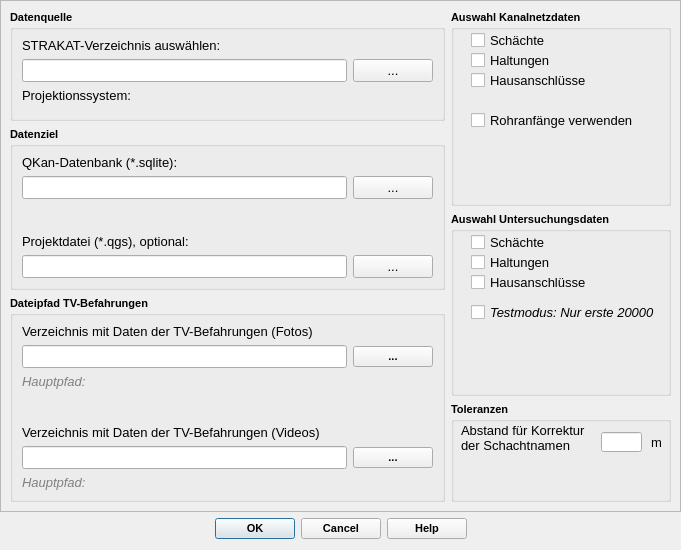
<?xml version="1.0" encoding="UTF-8"?>
<ui version="4.0">
 <class>ImportFromSTRAKATDialogBase</class>
 <widget class="QDialog" name="ImportFromSTRAKATDialogBase">
  <property name="geometry">
   <rect>
    <x>0</x>
    <y>0</y>
    <width>681</width>
    <height>550</height>
   </rect>
  </property>
  <property name="minimumSize">
   <size>
    <width>250</width>
    <height>150</height>
   </size>
  </property>
  <property name="maximumSize">
   <size>
    <width>16777215</width>
    <height>550</height>
   </size>
  </property>
  <property name="font">
   <font>
    <family>Tahoma</family>
   </font>
  </property>
  <property name="windowTitle">
   <string>QKan Import from STRAKAT</string>
  </property>
  <property name="windowIcon">
   <iconset>
    <normaloff>../../QKan.png</normaloff>../../QKan.png</iconset>
  </property>
  <layout class="QVBoxLayout" name="verticalLayout_4">
   <property name="leftMargin">
    <number>0</number>
   </property>
   <property name="topMargin">
    <number>0</number>
   </property>
   <property name="rightMargin">
    <number>0</number>
   </property>
   <item>
    <widget class="QScrollArea" name="scrollArea">
     <property name="widgetResizable">
      <bool>true</bool>
     </property>
     <widget class="QWidget" name="scrollAreaWidgetContents">
      <property name="geometry">
       <rect>
        <x>0</x>
        <y>0</y>
        <width>679</width>
        <height>510</height>
       </rect>
      </property>
      <layout class="QGridLayout" name="gridLayout">
       <item row="0" column="1" rowspan="2">
        <widget class="QGroupBox" name="gb_action">
         <property name="minimumSize">
          <size>
           <width>220</width>
           <height>0</height>
          </size>
         </property>
         <property name="maximumSize">
          <size>
           <width>220</width>
           <height>16777215</height>
          </size>
         </property>
         <property name="font">
          <font>
           <family>Tahoma</family>
           <pointsize>8</pointsize>
           <weight>75</weight>
           <bold>true</bold>
          </font>
         </property>
         <property name="toolTip">
          <string comment="Pfad der Zieldatenbank"/>
         </property>
         <property name="title">
          <string>Auswahl Kanalnetzdaten</string>
         </property>
         <property name="flat">
          <bool>false</bool>
         </property>
         <property name="checkable">
          <bool>false</bool>
         </property>
         <widget class="QCheckBox" name="cb_haltungen">
          <property name="geometry">
           <rect>
            <x>20</x>
            <y>40</y>
            <width>131</width>
            <height>20</height>
           </rect>
          </property>
          <property name="font">
           <font>
            <family>Tahoma</family>
            <pointsize>10</pointsize>
            <weight>50</weight>
            <bold>false</bold>
           </font>
          </property>
          <property name="toolTip">
           <string>&lt;html&gt;&lt;head/&gt;&lt;body&gt;&lt;p&gt;Haltungsdaten importieren&lt;/p&gt;&lt;/body&gt;&lt;/html&gt;</string>
          </property>
          <property name="statusTip">
           <string>Haltungsdaten importieren</string>
          </property>
          <property name="whatsThis">
           <string>Haltungsdaten importieren</string>
          </property>
          <property name="accessibleDescription">
           <string>Haltungsdaten importieren</string>
          </property>
          <property name="text">
           <string>Haltungen</string>
          </property>
         </widget>
         <widget class="QCheckBox" name="cb_schaechte">
          <property name="geometry">
           <rect>
            <x>20</x>
            <y>20</y>
            <width>131</width>
            <height>20</height>
           </rect>
          </property>
          <property name="font">
           <font>
            <family>Tahoma</family>
            <pointsize>10</pointsize>
            <weight>50</weight>
            <bold>false</bold>
           </font>
          </property>
          <property name="toolTip">
           <string>&lt;html&gt;&lt;head/&gt;&lt;body&gt;&lt;p&gt;Schachtdaten importieren&lt;/p&gt;&lt;/body&gt;&lt;/html&gt;</string>
          </property>
          <property name="statusTip">
           <string>Schachtdaten importieren</string>
          </property>
          <property name="whatsThis">
           <string>Schachtdaten importieren</string>
          </property>
          <property name="accessibleDescription">
           <string>Schachtdaten importieren</string>
          </property>
          <property name="text">
           <string>Schächte</string>
          </property>
         </widget>
         <widget class="QCheckBox" name="cb_hausanschluesse">
          <property name="geometry">
           <rect>
            <x>20</x>
            <y>60</y>
            <width>131</width>
            <height>20</height>
           </rect>
          </property>
          <property name="font">
           <font>
            <family>Tahoma</family>
            <pointsize>10</pointsize>
            <weight>50</weight>
            <bold>false</bold>
           </font>
          </property>
          <property name="toolTip">
           <string>&lt;html&gt;&lt;head/&gt;&lt;body&gt;&lt;p&gt;Hausanschlussleitungsdaten importieren&lt;/p&gt;&lt;/body&gt;&lt;/html&gt;</string>
          </property>
          <property name="statusTip">
           <string>Hausanschlussleitungsdaten importieren</string>
          </property>
          <property name="whatsThis">
           <string>Hausanschlussleitungsdaten importieren</string>
          </property>
          <property name="accessibleDescription">
           <string>Hausanschlussleitungsdaten importieren</string>
          </property>
          <property name="text">
           <string>Hausanschlüsse</string>
          </property>
         </widget>
         <widget class="QCheckBox" name="cb_rohranfang">
          <property name="geometry">
           <rect>
            <x>20</x>
            <y>100</y>
            <width>201</width>
            <height>20</height>
           </rect>
          </property>
          <property name="font">
           <font>
            <family>Tahoma</family>
            <pointsize>10</pointsize>
            <weight>50</weight>
            <bold>false</bold>
           </font>
          </property>
          <property name="toolTip">
           <string>&lt;html&gt;&lt;head/&gt;&lt;body&gt;&lt;p&gt;Haltungskoordinaten aus Rohranfängen statt aus Gerinneanfängen übernehmen&lt;/p&gt;&lt;/body&gt;&lt;/html&gt;</string>
          </property>
          <property name="statusTip">
           <string>Haltungskoordinaten aus Rohranfängen statt aus Gerinneanfängen übernehmen</string>
          </property>
          <property name="whatsThis">
           <string>Haltungskoordinaten aus Rohranfängen statt aus Gerinneanfängen übernehmen</string>
          </property>
          <property name="accessibleDescription">
           <string>Haltungskoordinaten aus Rohranfängen statt aus Gerinneanfängen übernehmen</string>
          </property>
          <property name="text">
           <string>Rohranfänge verwenden</string>
          </property>
         </widget>
        </widget>
       </item>
       <item row="4" column="1">
        <widget class="QGroupBox" name="groupBox_2">
         <property name="minimumSize">
          <size>
           <width>220</width>
           <height>0</height>
          </size>
         </property>
         <property name="maximumSize">
          <size>
           <width>220</width>
           <height>16777215</height>
          </size>
         </property>
         <property name="font">
          <font>
           <family>Tahoma</family>
           <pointsize>8</pointsize>
           <weight>75</weight>
           <bold>true</bold>
          </font>
         </property>
         <property name="toolTip">
          <string>&lt;html&gt;&lt;head/&gt;&lt;body&gt;&lt;p&gt;Maximalabstand, bis zu dem Schächte als identisch erkannt werden&lt;/p&gt;&lt;/body&gt;&lt;/html&gt;</string>
         </property>
         <property name="statusTip">
          <string>Maximalabstand, bis zu dem Schächte als identisch erkannt werden</string>
         </property>
         <property name="title">
          <string>Toleranzen</string>
         </property>
         <widget class="QLineEdit" name="tf_maxdist">
          <property name="geometry">
           <rect>
            <x>150</x>
            <y>30</y>
            <width>41</width>
            <height>20</height>
           </rect>
          </property>
          <property name="font">
           <font>
            <family>Tahoma</family>
            <pointsize>10</pointsize>
            <weight>50</weight>
            <bold>false</bold>
           </font>
          </property>
          <property name="toolTip">
           <string>&lt;html&gt;&lt;head/&gt;&lt;body&gt;&lt;p&gt;Maximalabstand, bis zu dem Schächte als identisch erkannt werden&lt;/p&gt;&lt;/body&gt;&lt;/html&gt;</string>
          </property>
          <property name="statusTip">
           <string>Maximalabstand, bis zu dem Schächte als identisch erkannt werden</string>
          </property>
         </widget>
         <widget class="QLabel" name="label_7">
          <property name="geometry">
           <rect>
            <x>10</x>
            <y>20</y>
            <width>151</width>
            <height>31</height>
           </rect>
          </property>
          <property name="font">
           <font>
            <family>Tahoma</family>
            <pointsize>10</pointsize>
            <weight>50</weight>
            <bold>false</bold>
           </font>
          </property>
          <property name="toolTip">
           <string/>
          </property>
          <property name="statusTip">
           <string>Maximalabstand, bis zu dem Schächte als identisch erkannt werden</string>
          </property>
          <property name="text">
           <string>Abstand für Korrektur 
der Schachtnamen</string>
          </property>
          <property name="alignment">
           <set>Qt::AlignLeading|Qt::AlignLeft|Qt::AlignVCenter</set>
          </property>
         </widget>
         <widget class="QLabel" name="label_8">
          <property name="geometry">
           <rect>
            <x>200</x>
            <y>30</y>
            <width>21</width>
            <height>21</height>
           </rect>
          </property>
          <property name="font">
           <font>
            <family>Tahoma</family>
            <pointsize>10</pointsize>
            <weight>50</weight>
            <bold>false</bold>
           </font>
          </property>
          <property name="text">
           <string>m</string>
          </property>
          <property name="alignment">
           <set>Qt::AlignLeading|Qt::AlignLeft|Qt::AlignVCenter</set>
          </property>
         </widget>
        </widget>
       </item>
       <item row="2" column="1" rowspan="2">
        <widget class="QGroupBox" name="gb_action_2">
         <property name="minimumSize">
          <size>
           <width>220</width>
           <height>0</height>
          </size>
         </property>
         <property name="maximumSize">
          <size>
           <width>220</width>
           <height>16777215</height>
          </size>
         </property>
         <property name="font">
          <font>
           <family>Tahoma</family>
           <pointsize>8</pointsize>
           <weight>75</weight>
           <bold>true</bold>
          </font>
         </property>
         <property name="toolTip">
          <string comment="Pfad der Zieldatenbank"/>
         </property>
         <property name="title">
          <string>Auswahl Untersuchungsdaten</string>
         </property>
         <property name="flat">
          <bool>false</bool>
         </property>
         <property name="checkable">
          <bool>false</bool>
         </property>
         <widget class="QCheckBox" name="cb_haltungsschaeden">
          <property name="geometry">
           <rect>
            <x>20</x>
            <y>40</y>
            <width>151</width>
            <height>20</height>
           </rect>
          </property>
          <property name="font">
           <font>
            <family>Tahoma</family>
            <pointsize>10</pointsize>
            <weight>50</weight>
            <bold>false</bold>
           </font>
          </property>
          <property name="toolTip">
           <string>&lt;html&gt;&lt;head/&gt;&lt;body&gt;&lt;p&gt;Untersuchungsdaten zu Haltungen importieren&lt;/p&gt;&lt;/body&gt;&lt;/html&gt;</string>
          </property>
          <property name="statusTip">
           <string>Untersuchungsdaten zu Haltungen importieren</string>
          </property>
          <property name="whatsThis">
           <string>Untersuchungsdaten zu Haltungen importieren</string>
          </property>
          <property name="accessibleDescription">
           <string>Untersuchungsdaten zu Haltungen importieren</string>
          </property>
          <property name="text">
           <string>Haltungen</string>
          </property>
         </widget>
         <widget class="QCheckBox" name="cb_schachtschaeden">
          <property name="geometry">
           <rect>
            <x>20</x>
            <y>20</y>
            <width>151</width>
            <height>20</height>
           </rect>
          </property>
          <property name="font">
           <font>
            <family>Tahoma</family>
            <pointsize>10</pointsize>
            <weight>50</weight>
            <bold>false</bold>
           </font>
          </property>
          <property name="toolTip">
           <string>&lt;html&gt;&lt;head/&gt;&lt;body&gt;&lt;p&gt;Untersuchungsdaten zu Schächten importieren&lt;/p&gt;&lt;/body&gt;&lt;/html&gt;</string>
          </property>
          <property name="statusTip">
           <string>Untersuchungsdaten zu Schächten importieren</string>
          </property>
          <property name="whatsThis">
           <string>Untersuchungsdaten zu Schächten importieren</string>
          </property>
          <property name="accessibleName">
           <string/>
          </property>
          <property name="accessibleDescription">
           <string>Untersuchungsdaten zu Schächten importieren</string>
          </property>
          <property name="text">
           <string>Schächte</string>
          </property>
         </widget>
         <widget class="QCheckBox" name="cb_testmodus">
          <property name="geometry">
           <rect>
            <x>20</x>
            <y>90</y>
            <width>201</width>
            <height>20</height>
           </rect>
          </property>
          <property name="font">
           <font>
            <family>Tahoma</family>
            <pointsize>10</pointsize>
            <weight>50</weight>
            <italic>true</italic>
            <bold>false</bold>
           </font>
          </property>
          <property name="toolTip">
           <string>&lt;html&gt;&lt;head/&gt;&lt;body&gt;&lt;p&gt;Testmodus aktivieren: Import der Untersuchungsdaten auf 20000 Elemente beschränken&lt;/p&gt;&lt;/body&gt;&lt;/html&gt;</string>
          </property>
          <property name="statusTip">
           <string>Testmodus: Nur 20000 Untersuchungsdatensätze</string>
          </property>
          <property name="whatsThis">
           <string>Testmodus: Nur 20000 Untersuchungsdatensätze</string>
          </property>
          <property name="accessibleDescription">
           <string>Testmodus: Nur 20000 Untersuchungsdatensätze</string>
          </property>
          <property name="text">
           <string>Testmodus: Nur erste 20000</string>
          </property>
         </widget>
         <widget class="QCheckBox" name="cb_hausanschlussschaeden">
          <property name="geometry">
           <rect>
            <x>20</x>
            <y>60</y>
            <width>151</width>
            <height>20</height>
           </rect>
          </property>
          <property name="font">
           <font>
            <family>Tahoma</family>
            <pointsize>10</pointsize>
            <weight>50</weight>
            <bold>false</bold>
           </font>
          </property>
          <property name="toolTip">
           <string>&lt;html&gt;&lt;head/&gt;&lt;body&gt;&lt;p&gt;Untersuchungsdaten zu Hausanschlüssen importieren&lt;/p&gt;&lt;/body&gt;&lt;/html&gt;</string>
          </property>
          <property name="statusTip">
           <string>Untersuchungsdaten zu Hausanschlüssen importieren</string>
          </property>
          <property name="whatsThis">
           <string>Untersuchungsdaten zu Hausanschlüssen importieren</string>
          </property>
          <property name="accessibleDescription">
           <string>Untersuchungsdaten zu Hausanschlüssen importieren</string>
          </property>
          <property name="text">
           <string>Hausanschlüsse</string>
          </property>
         </widget>
        </widget>
       </item>
       <item row="0" column="0">
        <widget class="QGroupBox" name="gb_db_he">
         <property name="font">
          <font>
           <family>Tahoma</family>
           <pointsize>8</pointsize>
           <weight>75</weight>
           <bold>true</bold>
          </font>
         </property>
         <property name="toolTip">
          <string comment="Pfade der Import- und Exportdatenbank"/>
         </property>
         <property name="title">
          <string>Datenquelle</string>
         </property>
         <property name="flat">
          <bool>false</bool>
         </property>
         <property name="checkable">
          <bool>false</bool>
         </property>
         <layout class="QVBoxLayout" name="verticalLayout">
          <item>
           <widget class="QLabel" name="label_2">
            <property name="font">
             <font>
              <family>Tahoma</family>
              <pointsize>10</pointsize>
              <weight>50</weight>
              <bold>false</bold>
             </font>
            </property>
            <property name="toolTip">
             <string>&lt;html&gt;&lt;head/&gt;&lt;body&gt;&lt;p&gt;Pfad zur Haltungstabelle. Die weiteren STRAKAT-Tabellen müssen im gleichen Verzeichnis liegen&lt;/p&gt;&lt;/body&gt;&lt;/html&gt;</string>
            </property>
            <property name="statusTip">
             <string>Pfad zur Haltungstabelle. Die weiteren STRAKAT-Tabellen müssen im gleichen Verzeichnis liegen</string>
            </property>
            <property name="accessibleName">
             <string>Pfad zur Haltungstabelle. Die weiteren STRAKAT-Tabellen müssen im gleichen Verzeichnis liegen</string>
            </property>
            <property name="accessibleDescription">
             <string>Pfad zur Haltungstabelle. Die weiteren STRAKAT-Tabellen müssen im gleichen Verzeichnis liegen</string>
            </property>
            <property name="text">
             <string>STRAKAT-Verzeichnis auswählen:</string>
            </property>
            <property name="alignment">
             <set>Qt::AlignLeading|Qt::AlignLeft|Qt::AlignVCenter</set>
            </property>
           </widget>
          </item>
          <item>
           <layout class="QHBoxLayout" name="horizontalLayout">
            <item>
             <widget class="QLineEdit" name="tf_import">
              <property name="font">
               <font>
                <family>Tahoma</family>
                <pointsize>10</pointsize>
                <weight>50</weight>
                <bold>false</bold>
               </font>
              </property>
              <property name="toolTip">
               <string>&lt;html&gt;&lt;head/&gt;&lt;body&gt;&lt;p&gt;Quelldatenbank mit Kanaldaten aus HYSTEM-EXTRAN&lt;/p&gt;&lt;/body&gt;&lt;/html&gt;</string>
              </property>
              <property name="statusTip">
               <string>Quelldatenbank mit Kanaldaten aus HYSTEM-EXTRAN</string>
              </property>
              <property name="alignment">
               <set>Qt::AlignRight|Qt::AlignTrailing|Qt::AlignVCenter</set>
              </property>
             </widget>
            </item>
            <item>
             <widget class="QPushButton" name="pb_import">
              <property name="font">
               <font>
                <family>Tahoma</family>
                <pointsize>10</pointsize>
                <weight>50</weight>
                <bold>false</bold>
               </font>
              </property>
              <property name="toolTip">
               <string>&lt;html&gt;&lt;head/&gt;&lt;body&gt;&lt;p&gt;STRAKAT-Datei &amp;quot;kanal.rwtopen&amp;quot; auswählen&lt;/p&gt;&lt;/body&gt;&lt;/html&gt;</string>
              </property>
              <property name="text">
               <string>...</string>
              </property>
             </widget>
            </item>
           </layout>
          </item>
          <item>
           <widget class="QLabel" name="label_5">
            <property name="font">
             <font>
              <family>Tahoma</family>
              <pointsize>10</pointsize>
              <weight>50</weight>
              <bold>false</bold>
             </font>
            </property>
            <property name="text">
             <string>Projektionssystem:</string>
            </property>
            <property name="alignment">
             <set>Qt::AlignLeading|Qt::AlignLeft|Qt::AlignVCenter</set>
            </property>
           </widget>
          </item>
          <item>
           <widget class="QgsProjectionSelectionWidget" name="pw_epsg">
            <property name="font">
             <font>
              <family>Tahoma</family>
              <pointsize>8</pointsize>
              <weight>75</weight>
              <bold>true</bold>
             </font>
            </property>
            <property name="toolTip">
             <string>&lt;html&gt;&lt;head/&gt;&lt;body&gt;&lt;p&gt;Projektionssystem der STRAKAT-Tabellen auswählen. Gilt auch für QKan-Tabellen&lt;/p&gt;&lt;/body&gt;&lt;/html&gt;</string>
            </property>
            <property name="statusTip">
             <string>Projektionssystem der STRAKAT-Tabellen auswählen. Gilt auch für QKan-Tabellen</string>
            </property>
            <property name="whatsThis">
             <string>Projektionssystem der STRAKAT-Tabellen auswählen. Gilt auch für QKan-Tabellen</string>
            </property>
            <property name="accessibleName">
             <string>Projektionssystem der STRAKAT-Tabellen auswählen. Gilt auch für QKan-Tabellen</string>
            </property>
           </widget>
          </item>
         </layout>
        </widget>
       </item>
       <item row="3" column="0" rowspan="2">
        <widget class="QGroupBox" name="groupBox_5">
         <property name="font">
          <font>
           <family>Tahoma</family>
           <pointsize>8</pointsize>
           <weight>75</weight>
           <bold>true</bold>
          </font>
         </property>
         <property name="toolTip">
          <string comment="Pfade der Import- und Exportdatenbank"/>
         </property>
         <property name="title">
          <string>Dateipfad TV-Befahrungen</string>
         </property>
         <property name="flat">
          <bool>false</bool>
         </property>
         <property name="checkable">
          <bool>false</bool>
         </property>
         <layout class="QVBoxLayout" name="verticalLayout_3">
          <item>
           <widget class="QLabel" name="label_3">
            <property name="font">
             <font>
              <family>Tahoma</family>
              <pointsize>10</pointsize>
              <weight>50</weight>
              <bold>false</bold>
             </font>
            </property>
            <property name="text">
             <string>Verzeichnis mit Daten der TV-Befahrungen (Fotos)</string>
            </property>
            <property name="alignment">
             <set>Qt::AlignLeading|Qt::AlignLeft|Qt::AlignVCenter</set>
            </property>
           </widget>
          </item>
          <item>
           <layout class="QHBoxLayout" name="horizontalLayout_4">
            <item>
             <widget class="QLineEdit" name="tf_ordnerbild">
              <property name="font">
               <font>
                <family>Tahoma</family>
                <pointsize>10</pointsize>
                <weight>50</weight>
                <bold>false</bold>
               </font>
              </property>
              <property name="toolTip">
               <string>&lt;html&gt;&lt;head/&gt;&lt;body&gt;&lt;p&gt;Quelldatenbank mit Kanaldaten aus HYSTEM-EXTRAN&lt;/p&gt;&lt;/body&gt;&lt;/html&gt;</string>
              </property>
              <property name="alignment">
               <set>Qt::AlignRight|Qt::AlignTrailing|Qt::AlignVCenter</set>
              </property>
             </widget>
            </item>
            <item>
             <widget class="QPushButton" name="pb_ordnerbild">
              <property name="toolTip">
               <string>&lt;html&gt;&lt;head/&gt;&lt;body&gt;&lt;p&gt;ITWH-Quelldatenbank mit Kanalnetzdaten auswählen&lt;/p&gt;&lt;/body&gt;&lt;/html&gt;</string>
              </property>
              <property name="text">
               <string>...</string>
              </property>
             </widget>
            </item>
           </layout>
          </item>
          <item>
           <widget class="QLabel" name="lf_rootFotos">
            <property name="font">
             <font>
              <family>Tahoma</family>
              <pointsize>10</pointsize>
              <weight>50</weight>
              <italic>true</italic>
              <bold>false</bold>
             </font>
            </property>
            <property name="toolTip">
             <string>&lt;html&gt;&lt;head/&gt;&lt;body&gt;&lt;p&gt;Hauptpfad zu den Verzeichnissen mit allen Fotos. Bearbeitung über QKan-Menü &amp;quot;Optionen&amp;quot;&lt;/p&gt;&lt;/body&gt;&lt;/html&gt;</string>
            </property>
            <property name="statusTip">
             <string>Hauptpfad zu den Verzeichnissen mit allen Fotos. Bearbeitung über QKan-Menü &quot;Optionen&quot;</string>
            </property>
            <property name="styleSheet">
             <string notr="true">color: rgb(128, 128, 128);</string>
            </property>
            <property name="text">
             <string>Hauptpfad: </string>
            </property>
            <property name="alignment">
             <set>Qt::AlignLeading|Qt::AlignLeft|Qt::AlignVCenter</set>
            </property>
           </widget>
          </item>
          <item>
           <spacer name="verticalSpacer">
            <property name="orientation">
             <enum>Qt::Vertical</enum>
            </property>
            <property name="sizeHint" stdset="0">
             <size>
              <width>20</width>
              <height>40</height>
             </size>
            </property>
           </spacer>
          </item>
          <item>
           <widget class="QLabel" name="label_6">
            <property name="font">
             <font>
              <family>Tahoma</family>
              <pointsize>10</pointsize>
              <weight>50</weight>
              <bold>false</bold>
             </font>
            </property>
            <property name="text">
             <string>Verzeichnis mit Daten der TV-Befahrungen (Videos)</string>
            </property>
            <property name="alignment">
             <set>Qt::AlignLeading|Qt::AlignLeft|Qt::AlignVCenter</set>
            </property>
           </widget>
          </item>
          <item>
           <layout class="QHBoxLayout" name="horizontalLayout_5">
            <item>
             <widget class="QLineEdit" name="tf_ordnervideo">
              <property name="font">
               <font>
                <family>Tahoma</family>
                <pointsize>10</pointsize>
                <weight>50</weight>
                <bold>false</bold>
               </font>
              </property>
              <property name="toolTip">
               <string>&lt;html&gt;&lt;head/&gt;&lt;body&gt;&lt;p&gt;Quelldatenbank mit Kanaldaten aus HYSTEM-EXTRAN&lt;/p&gt;&lt;/body&gt;&lt;/html&gt;</string>
              </property>
              <property name="alignment">
               <set>Qt::AlignRight|Qt::AlignTrailing|Qt::AlignVCenter</set>
              </property>
             </widget>
            </item>
            <item>
             <widget class="QPushButton" name="pb_ordnervideo">
              <property name="toolTip">
               <string>&lt;html&gt;&lt;head/&gt;&lt;body&gt;&lt;p&gt;ITWH-Quelldatenbank mit Kanalnetzdaten auswählen&lt;/p&gt;&lt;/body&gt;&lt;/html&gt;</string>
              </property>
              <property name="text">
               <string>...</string>
              </property>
             </widget>
            </item>
           </layout>
          </item>
          <item>
           <widget class="QLabel" name="lf_rootVideos">
            <property name="font">
             <font>
              <family>Tahoma</family>
              <pointsize>10</pointsize>
              <weight>50</weight>
              <italic>true</italic>
              <bold>false</bold>
             </font>
            </property>
            <property name="toolTip">
             <string>&lt;html&gt;&lt;head/&gt;&lt;body&gt;&lt;p&gt;Hauptpfad zu den Verzeichnissen mit allen Fotos. Bearbeitung über QKan-Menü &amp;quot;Optionen&amp;quot;&lt;/p&gt;&lt;/body&gt;&lt;/html&gt;</string>
            </property>
            <property name="statusTip">
             <string>Hauptpfad zu den Verzeichnissen mit allen Fotos. Bearbeitung über QKan-Menü &quot;Optionen&quot;</string>
            </property>
            <property name="styleSheet">
             <string notr="true">color: rgb(128, 128, 128);</string>
            </property>
            <property name="text">
             <string>Hauptpfad: </string>
            </property>
            <property name="alignment">
             <set>Qt::AlignLeading|Qt::AlignLeft|Qt::AlignVCenter</set>
            </property>
           </widget>
          </item>
         </layout>
        </widget>
       </item>
       <item row="1" column="0" rowspan="2">
        <widget class="QGroupBox" name="gb_db_qkan">
         <property name="font">
          <font>
           <family>Tahoma</family>
           <pointsize>8</pointsize>
           <weight>75</weight>
           <bold>true</bold>
          </font>
         </property>
         <property name="toolTip">
          <string comment="Pfade der Import- und Exportdatenbank"/>
         </property>
         <property name="title">
          <string>Datenziel</string>
         </property>
         <property name="flat">
          <bool>false</bool>
         </property>
         <property name="checkable">
          <bool>false</bool>
         </property>
         <layout class="QVBoxLayout" name="verticalLayout_2">
          <item>
           <widget class="QLabel" name="label">
            <property name="font">
             <font>
              <family>Tahoma</family>
              <pointsize>10</pointsize>
              <weight>50</weight>
              <bold>false</bold>
             </font>
            </property>
            <property name="text">
             <string>QKan-Datenbank (*.sqlite):</string>
            </property>
            <property name="alignment">
             <set>Qt::AlignLeading|Qt::AlignLeft|Qt::AlignVCenter</set>
            </property>
           </widget>
          </item>
          <item>
           <layout class="QHBoxLayout" name="horizontalLayout_2">
            <item>
             <widget class="QLineEdit" name="tf_database">
              <property name="font">
               <font>
                <family>Tahoma</family>
                <pointsize>10</pointsize>
                <weight>50</weight>
                <bold>false</bold>
               </font>
              </property>
              <property name="toolTip">
               <string>&lt;html&gt;&lt;head/&gt;&lt;body&gt;&lt;p&gt;QKan - Zieldatenbank (wird ggfs. neu angelegt)&lt;/p&gt;&lt;/body&gt;&lt;/html&gt;</string>
              </property>
              <property name="statusTip">
               <string>QKan - Zieldatenbank (wird ggfs. neu angelegt)</string>
              </property>
              <property name="alignment">
               <set>Qt::AlignRight|Qt::AlignTrailing|Qt::AlignVCenter</set>
              </property>
             </widget>
            </item>
            <item>
             <widget class="QPushButton" name="pb_database">
              <property name="font">
               <font>
                <family>Tahoma</family>
                <pointsize>10</pointsize>
                <weight>50</weight>
                <bold>false</bold>
               </font>
              </property>
              <property name="toolTip">
               <string>&lt;html&gt;&lt;head/&gt;&lt;body&gt;&lt;p&gt;Zieldatenbank auswählen und optional erstellen&lt;/p&gt;&lt;/body&gt;&lt;/html&gt;</string>
              </property>
              <property name="text">
               <string>...</string>
              </property>
             </widget>
            </item>
           </layout>
          </item>
          <item>
           <spacer name="verticalSpacer_2">
            <property name="orientation">
             <enum>Qt::Vertical</enum>
            </property>
            <property name="sizeHint" stdset="0">
             <size>
              <width>20</width>
              <height>40</height>
             </size>
            </property>
           </spacer>
          </item>
          <item>
           <widget class="QLabel" name="label_4">
            <property name="font">
             <font>
              <family>Tahoma</family>
              <pointsize>10</pointsize>
              <weight>50</weight>
              <bold>false</bold>
             </font>
            </property>
            <property name="text">
             <string>Projektdatei (*.qgs), optional:</string>
            </property>
            <property name="alignment">
             <set>Qt::AlignLeading|Qt::AlignLeft|Qt::AlignVCenter</set>
            </property>
           </widget>
          </item>
          <item>
           <layout class="QHBoxLayout" name="horizontalLayout_3">
            <item>
             <widget class="QLineEdit" name="tf_project">
              <property name="font">
               <font>
                <family>Tahoma</family>
                <pointsize>10</pointsize>
                <weight>50</weight>
                <bold>false</bold>
               </font>
              </property>
              <property name="toolTip">
               <string>&lt;html&gt;&lt;head/&gt;&lt;body&gt;&lt;p&gt;Pfad der neu erzeugten Projektdatei (optional)&lt;/p&gt;&lt;/body&gt;&lt;/html&gt;</string>
              </property>
              <property name="statusTip">
               <string>Pfad der neu erzeugten Projektdatei (optional)</string>
              </property>
              <property name="alignment">
               <set>Qt::AlignRight|Qt::AlignTrailing|Qt::AlignVCenter</set>
              </property>
             </widget>
            </item>
            <item>
             <widget class="QPushButton" name="pb_project">
              <property name="font">
               <font>
                <family>Tahoma</family>
                <pointsize>10</pointsize>
                <weight>50</weight>
                <bold>false</bold>
               </font>
              </property>
              <property name="toolTip">
               <string>&lt;html&gt;&lt;head/&gt;&lt;body&gt;&lt;p&gt;Pfad und Name der Projektdatei festlegen&lt;/p&gt;&lt;/body&gt;&lt;/html&gt;</string>
              </property>
              <property name="text">
               <string>...</string>
              </property>
             </widget>
            </item>
           </layout>
          </item>
         </layout>
        </widget>
       </item>
      </layout>
     </widget>
    </widget>
   </item>
   <item>
    <widget class="QDialogButtonBox" name="button_box">
     <property name="font">
      <font>
       <family>Tahoma</family>
       <pointsize>8</pointsize>
       <weight>75</weight>
       <bold>true</bold>
      </font>
     </property>
     <property name="toolTip">
      <string>&lt;html&gt;&lt;head/&gt;&lt;body&gt;&lt;p&gt;Datenimport starten ...&lt;/p&gt;&lt;/body&gt;&lt;/html&gt;</string>
     </property>
     <property name="orientation">
      <enum>Qt::Horizontal</enum>
     </property>
     <property name="standardButtons">
      <set>QDialogButtonBox::Cancel|QDialogButtonBox::Help|QDialogButtonBox::Ok</set>
     </property>
     <property name="centerButtons">
      <bool>true</bool>
     </property>
    </widget>
   </item>
  </layout>
 </widget>
 <customwidgets>
  <customwidget>
   <class>QgsProjectionSelectionWidget</class>
   <extends>QWidget</extends>
   <header>qgsprojectionselectionwidget.h</header>
  </customwidget>
 </customwidgets>
 <resources/>
 <connections>
  <connection>
   <sender>button_box</sender>
   <signal>accepted()</signal>
   <receiver>ImportFromSTRAKATDialogBase</receiver>
   <slot>accept()</slot>
   <hints>
    <hint type="sourcelabel">
     <x>265</x>
     <y>205</y>
    </hint>
    <hint type="destinationlabel">
     <x>275</x>
     <y>117</y>
    </hint>
   </hints>
  </connection>
  <connection>
   <sender>button_box</sender>
   <signal>rejected()</signal>
   <receiver>ImportFromSTRAKATDialogBase</receiver>
   <slot>reject()</slot>
   <hints>
    <hint type="sourcelabel">
     <x>265</x>
     <y>205</y>
    </hint>
    <hint type="destinationlabel">
     <x>275</x>
     <y>117</y>
    </hint>
   </hints>
  </connection>
 </connections>
</ui>
